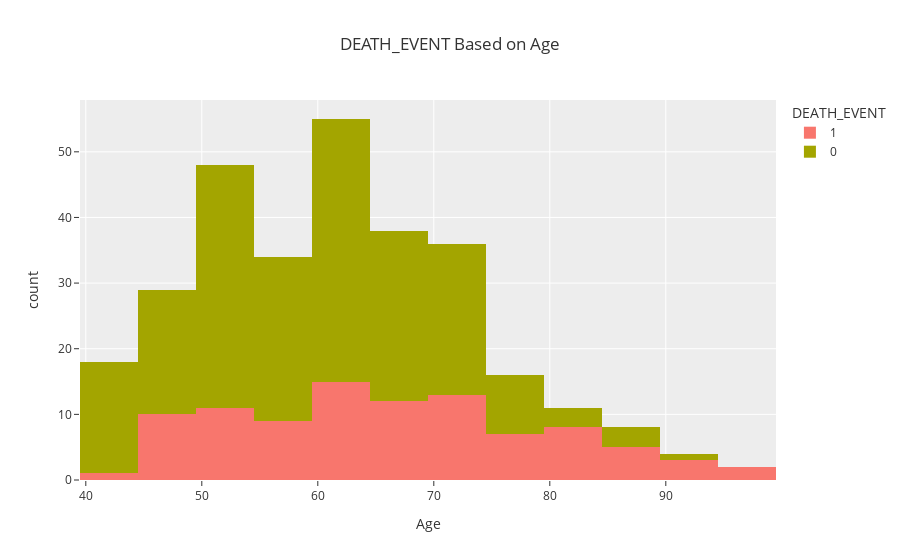

Notebook cell for this chart:
### Code cell
fig = px.histogram(df, x="age", color="DEATH_EVENT", hover_data=df.columns,
                   title ="DEATH_EVENT Based on Age", 
                   labels={"age": "Age"},
                   template="ggplot2",
                  )
fig.show()

### Figure 1 — Plotly figure (JSON) as saved in the notebook; plotly's stock layout.template omitted (floating-point values rounded to 4 significant figures; data arrays with more than 128 entries replaced by an {"elided": "..."} marker saying what was removed)
{"data": [{"alignmentgroup": "True", "bingroup": "x", "hovertemplate": "DEATH_EVENT=1<br>Age=%{x}<br>count=%{y}<extra></extra>", "legendgroup": "1", "marker": {"color": "#F8766D", "pattern": {"shape": ""}}, "name": "1", "offsetgroup": "1", "orientation": "v", "showlegend": true, "type": "histogram", "x": [75, 55, 65, 50, 65, 90, 75, 60, 65, 80, 75, 62, 45, 50, 82, 87, 45, 70, 48, 65, 68, 75, 80, 95, 70, 58, 82, 94, 85, 50, 65, 69, 90, 82, 60, 70, 50, 70, 60, 50, 51, 60, 80, 57, 68, 53, 60, 70, 60, 95, 49, 72, 45, 50, 45, 60, 42, 72, 70, 65, 85, 69, 60, 60, 59, 60, 72, 85, 70, 86, 60, 46, 80, 72, 75, 72, 50, 45, 80, 59, 59, 65, 75, 58, 60, 50, 60, 45, 77, 48, 54, 73, 60, 55, 65, 55], "xaxis": "x", "yaxis": "y"}, {"alignmentgroup": "True", "bingroup": "x", "hovertemplate": "DEATH_EVENT=0<br>Age=%{x}<br>count=%{y}<extra></extra>", "legendgroup": "0", "marker": {"color": "#A3A500", "pattern": {"shape": ""}}, "name": "0", "offsetgroup": "0", "orientation": "v", "showlegend": true, "type": "histogram", "x": {"elided": "203 int values"}, "xaxis": "x", "yaxis": "y"}], "layout": {"barmode": "relative", "legend": {"title": {"text": "DEATH_EVENT"}, "tracegroupgap": 0}, "title": {"text": "DEATH_EVENT Based on Age"}, "xaxis": {"anchor": "y", "domain": [0, 1], "title": {"text": "Age"}}, "yaxis": {"anchor": "x", "domain": [0, 1], "title": {"text": "count"}}}}
